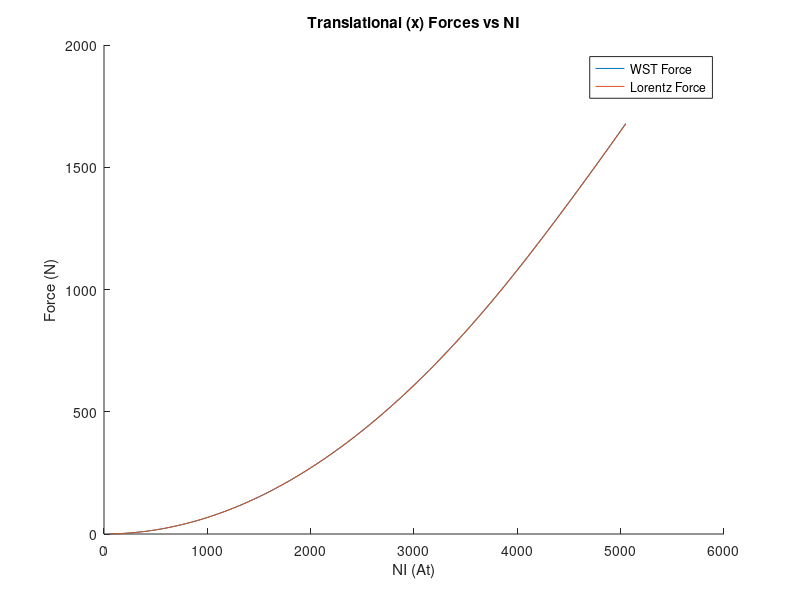
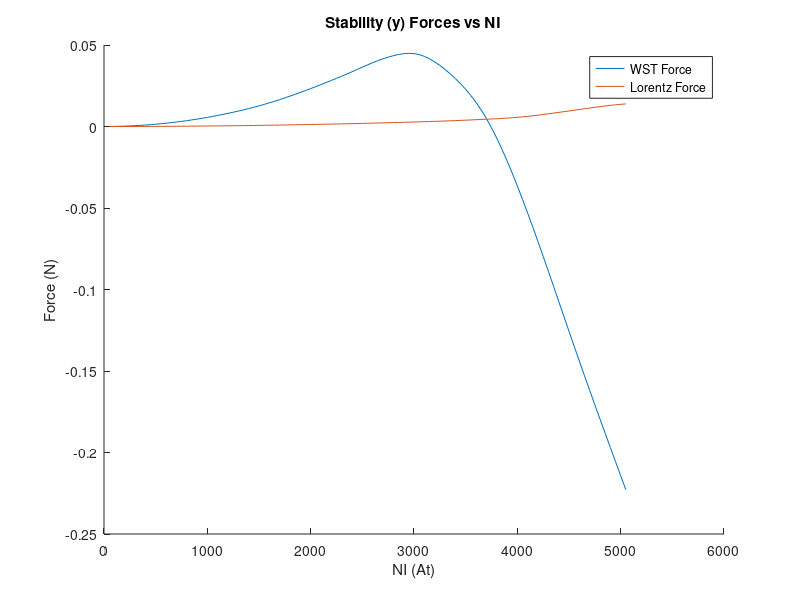
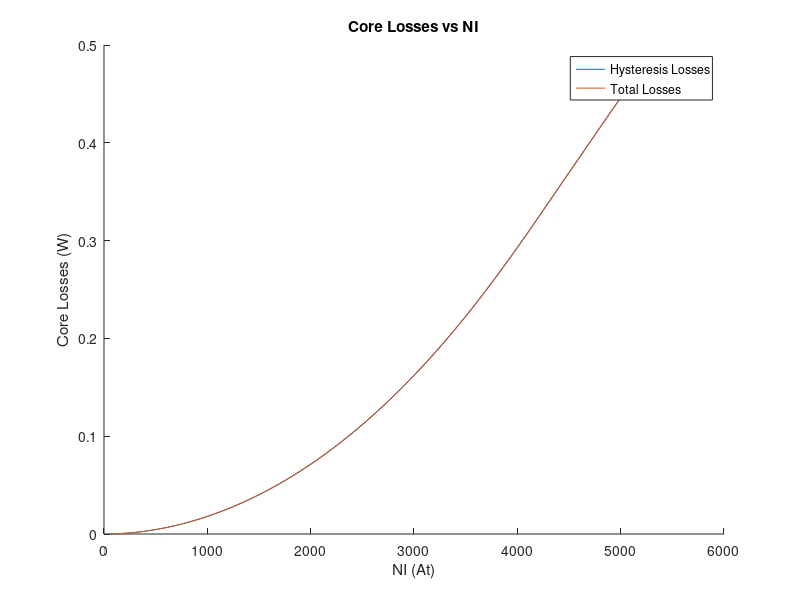

MATLAB code for these plots, in order:
load('results.mat');

figure(1);
clf;
hold on;
title("Translational (x) Forces vs NI");
xlabel("NI (At)");
ylabel("Force (N)");
plot(inputNi,outputWSTForcex);
plot(inputNi,outputLForcex);
legend("WST Force","Lorentz Force");
hold off;

figure(2);
clf;
hold on;
title("Stability (y) Forces vs NI");
xlabel("NI (At)");
ylabel("Force (N)");
plot(inputNi,outputWSTForcey);
plot(inputNi,outputLForcey);
legend("WST Force","Lorentz Force");
hold off;

figure(3);
clf;
hold on;
title("Core Losses vs NI");
xlabel("NI (At)");
ylabel("Core Losses (W)");
plot(inputNi,outputHLosses);
plot(inputNi,outputTLosses);
legend("Hysteresis Losses","Total Losses");
hold off;
